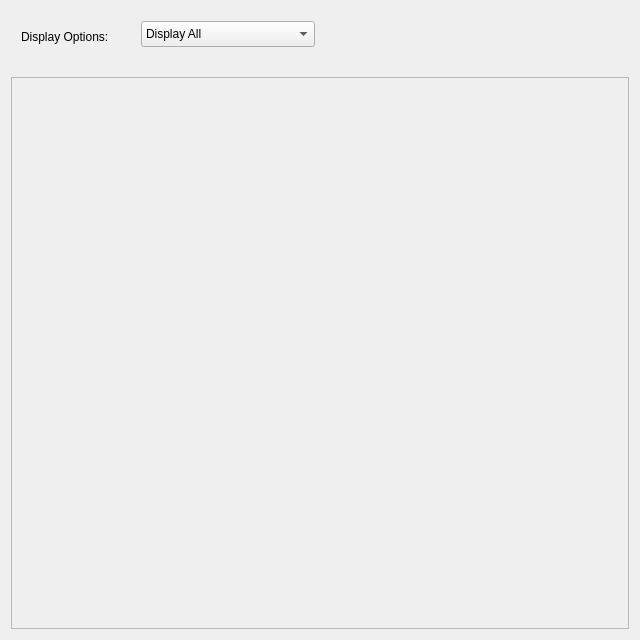
<?xml version="1.0" encoding="UTF-8"?>
<ui version="4.0">
 <class>QuantitativeAnalysisDisplay</class>
 <widget class="QWidget" name="QuantitativeAnalysisDisplay">
  <property name="geometry">
   <rect>
    <x>0</x>
    <y>0</y>
    <width>640</width>
    <height>640</height>
   </rect>
  </property>
  <property name="windowTitle">
   <string>Quantitative Analysis</string>
  </property>
  <layout class="QGridLayout" name="gridLayout_2">
   <item row="1" column="0">
    <widget class="QScrollArea" name="scrollArea">
     <property name="widgetResizable">
      <bool>true</bool>
     </property>
     <widget class="QWidget" name="scrollAreaWidgetContents">
      <property name="geometry">
       <rect>
        <x>0</x>
        <y>0</y>
        <width>614</width>
        <height>542</height>
       </rect>
      </property>
      <layout class="QVBoxLayout" name="verticalLayout">
       <item>
        <layout class="QGridLayout" name="gridLayout"/>
       </item>
      </layout>
     </widget>
    </widget>
   </item>
   <item row="0" column="0">
    <layout class="QHBoxLayout" name="horizontalLayout">
     <item>
      <widget class="QWidget" name="widget" native="true">
       <property name="minimumSize">
        <size>
         <width>0</width>
         <height>60</height>
        </size>
       </property>
       <widget class="QLabel" name="label">
        <property name="geometry">
         <rect>
          <x>10</x>
          <y>10</y>
          <width>151</width>
          <height>31</height>
         </rect>
        </property>
        <property name="text">
         <string>Display Options:</string>
        </property>
       </widget>
       <widget class="QComboBox" name="comboBox">
        <property name="geometry">
         <rect>
          <x>130</x>
          <y>10</y>
          <width>174</width>
          <height>26</height>
         </rect>
        </property>
        <item>
         <property name="text">
          <string>Display All</string>
         </property>
        </item>
        <item>
         <property name="text">
          <string>Returns</string>
         </property>
        </item>
        <item>
         <property name="text">
          <string>Granality</string>
         </property>
        </item>
        <item>
         <property name="text">
          <string>Volatility</string>
         </property>
        </item>
        <item>
         <property name="text">
          <string>Display Sum</string>
         </property>
        </item>
       </widget>
      </widget>
     </item>
    </layout>
   </item>
  </layout>
 </widget>
 <resources/>
 <connections/>
</ui>
